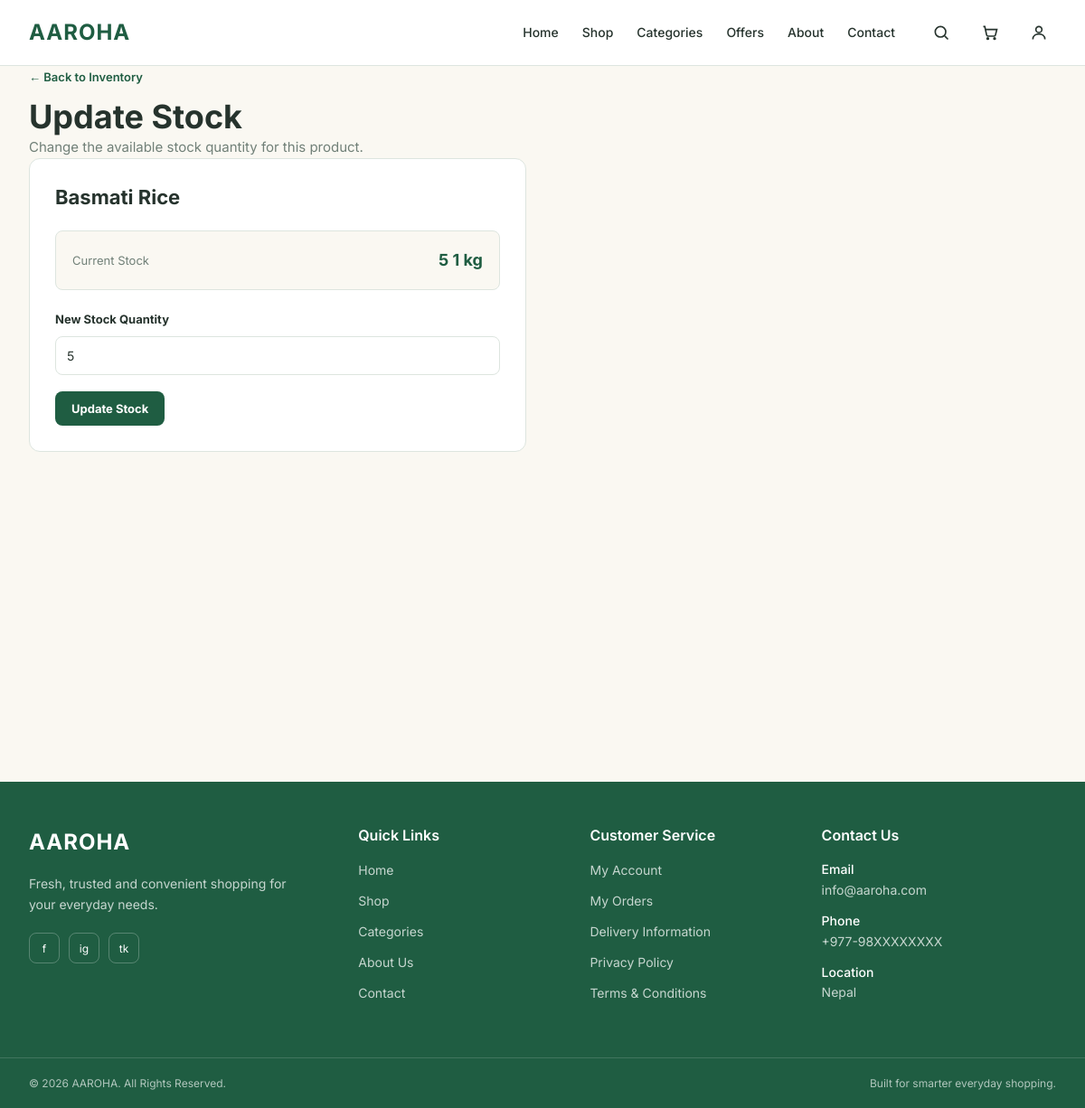
/products/inventory/update/5/ (signed in), run on the app's committed database.
### products/models.py (models this page shows, shortened)
class Product(models.Model):
    name = models.CharField(max_length=200)
    category = models.ForeignKey(
        Category,
        on_delete=models.CASCADE,
        related_name='products'
    )
    description = models.TextField()
    price = models.DecimalField(
        max_digits=10,
        decimal_places=2
    )
    unit = models.CharField(
        max_length=50,
        default='piece'
    )
    stock = models.PositiveIntegerField(default=0)
    image = models.ImageField(
        upload_to='products/',
        blank=True,
        null=True
    )
    is_available = models.BooleanField(default=True)
    created_at = models.DateTimeField(auto_now_add=True)
    updated_at = models.DateTimeField(auto_now=True)

### products/views.py (the view, shortened to what this page needs)
@login_required
def update_stock(request, pk):
    if request.user.is_superuser:
        pass
    product = get_object_or_404(
        Product,
        pk=pk
    )
    return render(
        request,
        'products/update_stock.html',
        {
            'product': product,
        }
    )

### templates/products/update_stock.html (shortened to what this page needs)
{% extends 'base.html' %}
{% block content %}
<section class="page-section">
    <div class="container">
        <div class="page-header">
            <div>
                <a
                    href="{% url 'inventory' %}"
                    class="back-link"
                >
                    ← Back to Inventory
                </a>
                <h1>Update Stock</h1>
                <p>
                    Change the available stock quantity for this product.
                </p>
            </div>
        </div>
        <div class="stock-update-card">
            <h2>{{ product.name }}</h2>
            <div class="current-stock-box">
                <span>Current Stock</span>
                <strong>
                    {{ product.stock }} {{ product.unit }}
                </strong>
            </div>
            <form method="POST">
                <div class="stock-form-group">
                    <label for="stock">
                        New Stock Quantity
                    </label>
                    <input
                        type="number"
                        name="stock"
                        id="stock"
                        min="0"
                        value="{{ product.stock }}"
                        required
                    >
                </div>
                <button
                    type="submit"
                    class="primary-button"
                >
                    Update Stock
                </button>
            </form>
        </div>
    </div>
</section>
{% endblock %}

### static/css/app.css (style rules this page uses)
:root { --primary: #1F5D42; --primary-dark: #174832; --primary-light: #E8F3EC; --secondary: #7BAE8A; --accent: #E6A93A; --background: #FAF8F2; --surface: #FFFFFF; --text-primary: #26332D; --text-secondary: #718078; --border: #DDE5DF; --success: #2E8B57; --warning: #D99A2B; --danger: #D9534F; --info: #4A90A4; --ai: #665C91; --font-family: "Inter", Arial, sans-serif; --radius-sm: 6px; --radius-md: 8px; --radius-lg: 12px; --radius-xl: 16px; --shadow-sm: 0 2px 8px rgba(38, 51, 45, 0.06); --shadow-md: 0 4px 16px rgba(38, 51, 45, 0.08); --shadow-lg: 0 8px 30px rgba(38, 51, 45, 0.10); --navbar-height: 72px; --sidebar-width: 240px; --max-width: 1440px; }
* { margin: 0; padding: 0; box-sizing: border-box; }
html { scroll-behavior: smooth; }
body { font-family: var(--font-family); background: var(--background); color: var(--text-primary); font-size: 15px; line-height: 1.6; }
button, input, select, textarea { font-family: inherit; }
button { cursor: pointer; }
a { color: inherit; text-decoration: none; }
.container { width: 100%; max-width: var(--max-width); margin: 0 auto; padding-left: 32px; padding-right: 32px; }
h1 { font-size: 36px; font-weight: 700; line-height: 1.2; }
h2 { font-size: 28px; font-weight: 700; line-height: 1.3; }
p { color: var(--text-secondary); }
.container { width: 100%; max-width: 1440px; margin-left: auto; margin-right: auto; padding-left: 32px; padding-right: 32px; }
.back-link { display: inline-block; margin-bottom: 25px; color: #1F5D42; text-decoration: none; font-weight: 600; }
.back-link { display: inline-block; margin-bottom: 25px; color: #1F5D42; text-decoration: none; font-size: 14px; font-weight: 600; }
.primary-button { border: none; padding: 11px 18px; border-radius: 8px; background: #1F5D42; color: #FFFFFF; font-size: 13px; font-weight: 700; cursor: pointer; }
.back-link { display: inline-block; margin-bottom: 12px; color: #1F5D42; text-decoration: none; font-size: 13px; font-weight: 600; }
.stock-update-card { max-width: 550px; padding: 28px; background: #FFFFFF; border: 1px solid #DDE5DF; border-radius: 12px; }
.stock-update-card h2 { margin: 0 0 22px; color: #26332D; font-size: 22px; }
.current-stock-box { display: flex; justify-content: space-between; align-items: center; margin-bottom: 22px; padding: 18px; background: #FAF8F2; border: 1px solid #DDE5DF; border-radius: 8px; }
.current-stock-box span { color: #718078; font-size: 13px; }
.current-stock-box strong { color: #1F5D42; font-size: 18px; }
.stock-form-group { margin-bottom: 18px; }
.stock-form-group label { display: block; margin-bottom: 8px; color: #26332D; font-size: 13px; font-weight: 700; }
.stock-form-group input { width: 100%; box-sizing: border-box; padding: 12px; border: 1px solid #DDE5DF; border-radius: 8px; color: #26332D; background: #FFFFFF; font-size: 14px; }

### data on the page
Product: name "Basmati Rice", stock "5", unit "1 kg"
